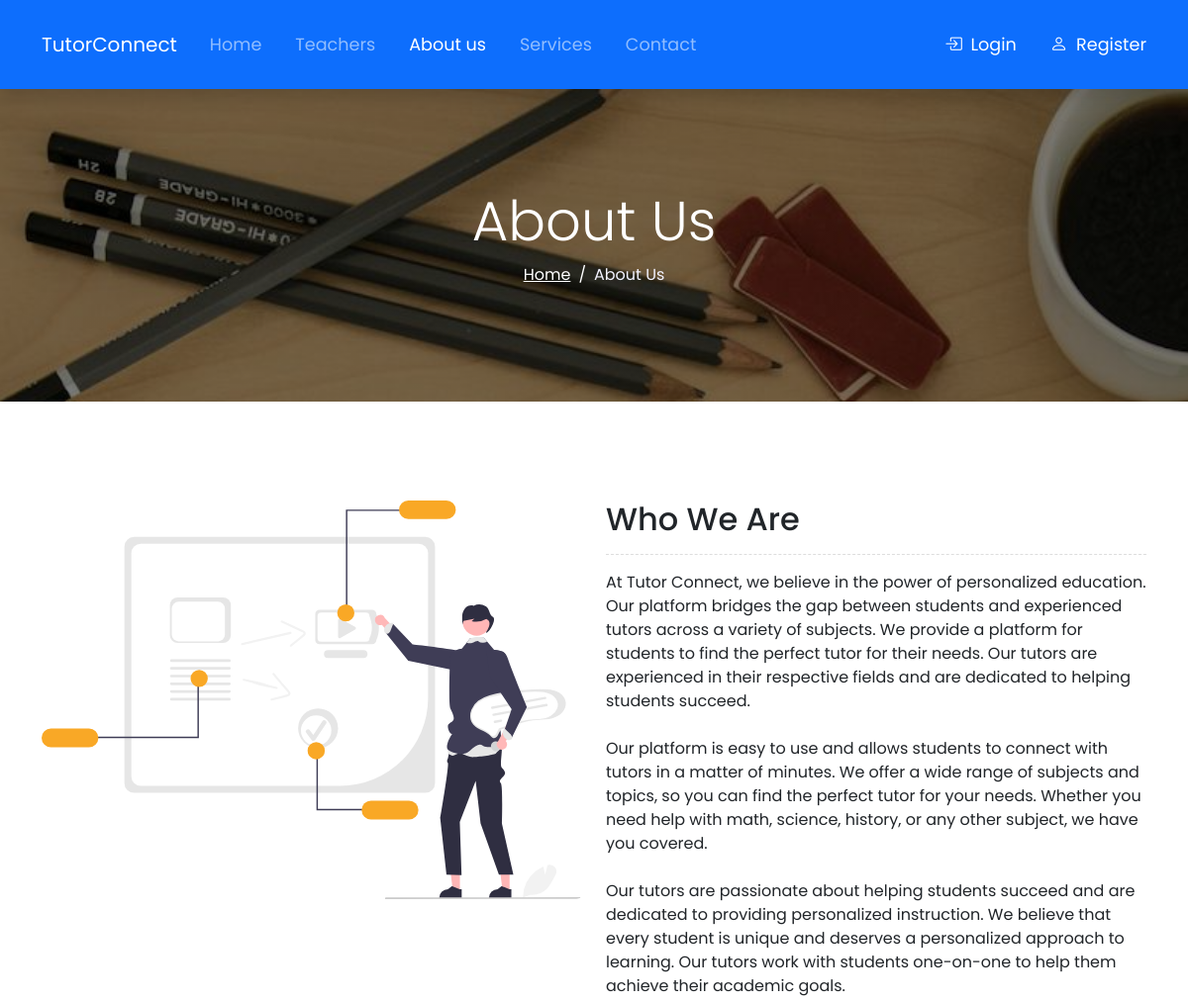
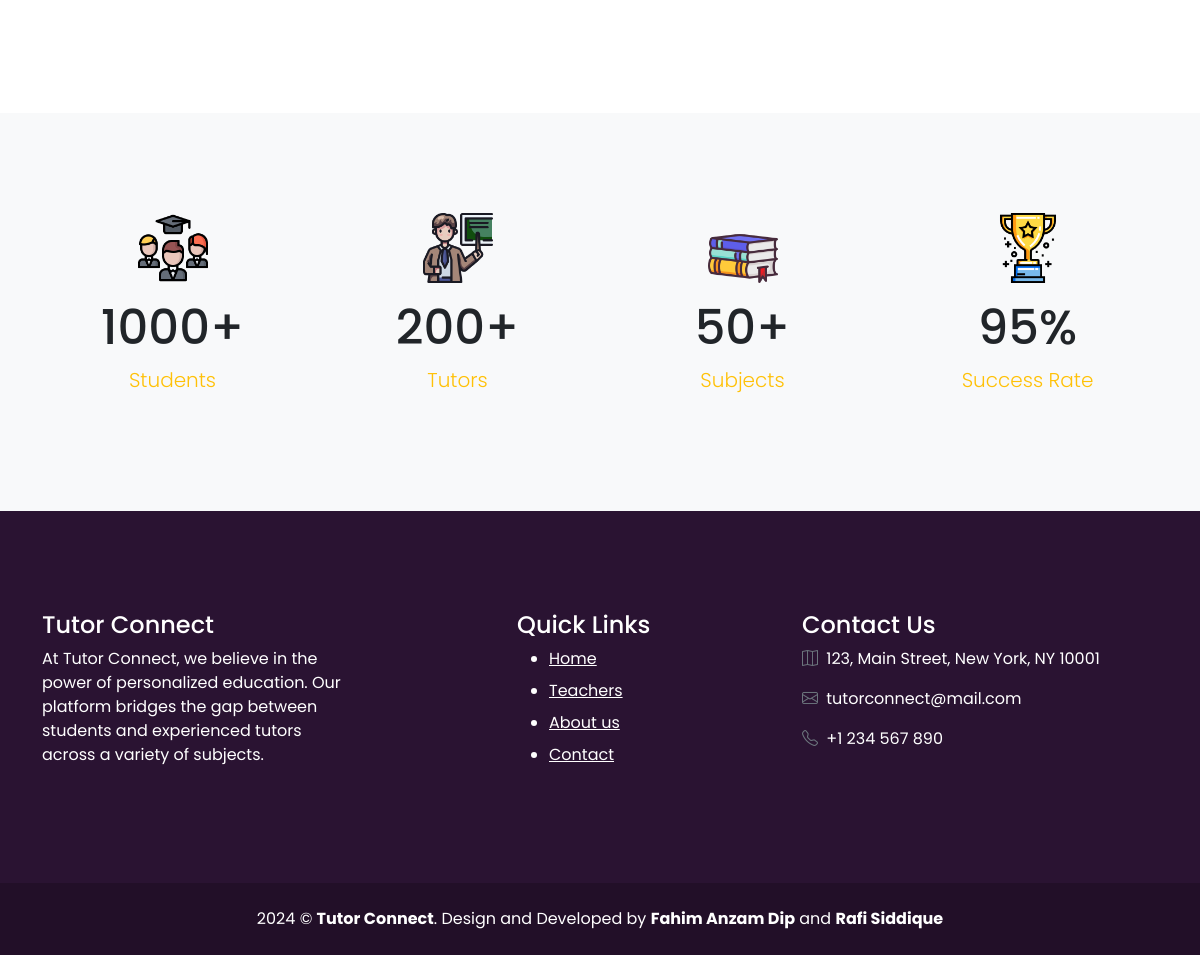
The page /about-us.php on the database its author committed (2 pictures, top to bottom).
### tables this page shows
CREATE TABLE `settings` (
  `id` int NOT NULL,
  `site_name` varchar(255) DEFAULT NULL,
  `about_title` text,
  `about_content` text,
  `about_image` varchar(255) DEFAULT NULL,
  `contact_mobile` varchar(255) DEFAULT NULL,
  `contact_email` varchar(255) DEFAULT NULL,
  `contact_address` varchar(255) DEFAULT NULL,
  `hero_title` varchar(255) DEFAULT NULL,
  `hero_subtitle` text,
  `hero_image` varchar(255) DEFAULT NULL
);

### about-us.php (the view, shortened to what this page needs)
<?php include 'includes/header.php'; ?>
<section class="breadcrumb-section section-padding text-center breadcrumb-bg">
    <div class="container">
        <div class="row">
            <div class="col-md-12">
                <h2 class="breadcrumb-title display-4">About Us</h2>
                <nav>
                    <ol class="breadcrumb
                        justify-content-center">
                        <li class="breadcrumb-item">
                            <a href="index.php">Home</a>
                        </li>
                        <li class="breadcrumb-item active">About Us</li>
                    </ol>
                </nav>
            </div>
        </div>
    </div>
</section>
<section class="about-us section-padding">
    <div class="container">
        <div class="row">
            <div class="col-md-6">
                <img src="uploads/<?= $settings['about_image'] ?>" alt="About Us" class="img-fluid rounded">
            </div>
            <div class="col-md-6">
                <h2 class="section-title pb-3 mb-3" style="border-bottom: 1px dashed #ddd;"><?= $settings['about_title'] ?></h2>
                <p class="section-text"><?= htmlspecialchars_decode($settings['about_content']) ?></p>
            </div>
        </div>
    </div>
</section>
<section class="stats section-padding bg-light">
    <div class="container">
        <div class="row">
            <div class="col-md-3">
                <div class="stats-box text-center">
                    <img width="70px" class="mb-3" src="images/student.png" alt="Students Icon">
                    <h2 class="stats-number display-5 fw-medium">1000+</h2>
                    <p class="stats-text text-warning lead">Students</p>
                </div>
            </div>
            <div class="col-md-3">
                <div class="stats-box text-center">
                    <img width="70px" class="mb-3" src="images/teacher.png" alt="Teachers Icon">
                    <h2 class="stats-number display-5 fw-medium">200+</h2>
                    <p class="stats-text text-warning lead">Tutors</p>
                </div>
            </div>
            <div class="col-md-3">
                <div class="stats-box text-center">
                    <img width="70px" class="mb-3" src="images/book.png" alt="Subjects Icon">
                    <h2 class="stats-number display-5 fw-medium">50+</h2>
                    <p class="stats-text text-warning lead">Subjects</p>
                </div>
            </div>
            <div class="col-md-3">
                <div class="stats-box text-center">
                    <img width="70px" class="mb-3" src="images/trophy.png" alt="Success Rate Icon">
                    <h2 class="stats-number display-5 fw-medium">95%</h2>
                    <p class="stats-text text-warning lead">Success Rate</p>
                </div>
            </div>
        </div>
    </div>
</section>
<?php include 'includes/footer.php'; ?>

### css/style.css (style rules this page uses)
body { font-family: "Poppins", sans-serif; }
.section-padding { padding-top: 100px; padding-bottom: 100px; }
.breadcrumb-bg { background-image: linear-gradient(rgba(0, 0, 0, 0.5), rgba(0, 0, 0, 0.5)), url("../images/breadcrumb_background.jpg"); background-size: cover; background-position: center; background-repeat: no-repeat; background-attachment: fixed; }
.breadcrumb-item a { color: #fff; }
.breadcrumb-item+.breadcrumb-item::before { float: left; padding-right: var(--bs-breadcrumb-item-padding-x); color: #fff; content: var(--bs-breadcrumb-divider, "/"); }
.breadcrumb-item.active { color: #f3f3ff; }
.breadcrumb-title { color: #fff; }

### rows shown on the page
settings: about_image (picture), about_title "Who We Are", about_content "At Tutor Connect, we believe in the power of personalized education. Our platform bridges the gap between students and experienced tutors across a variety of subjects. We provide a platform for students to find the perfect tutor for their needs. Our tutors are experienced in their respective fields and are dedicated to helping students succeed. Our platform is easy to use and allows students to connect with tutors in a matter of minutes. We offer a wide range of subjects and topics, so you can find the perfect tutor for your needs. Whether you need help with math, science, history, or any other subject, we have you covered. Our tutors are passionate about helping students succeed and are…"
